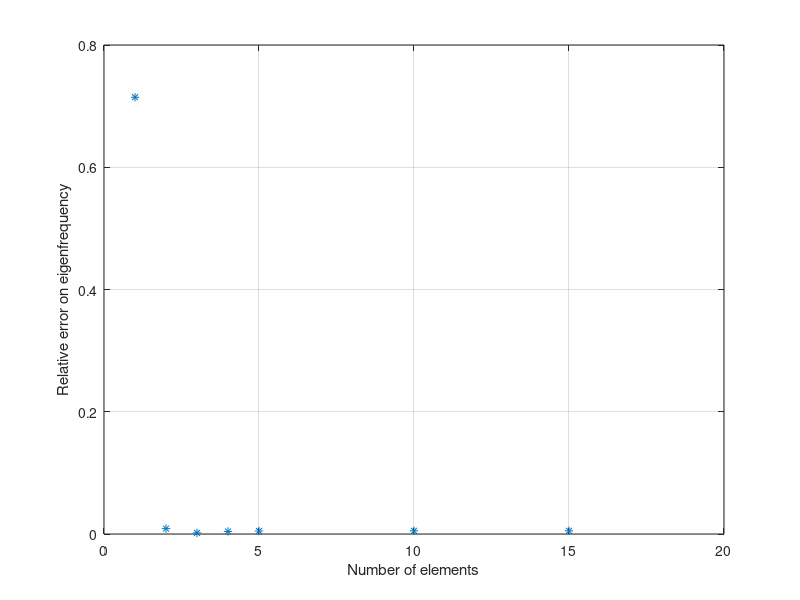

Source code (MATLAB):
file = fopen('freq.txt','r');
fid = fscanf(file,'%f',[8,8]);
fclose(file);

exact = fid(1,:);
elem1 = fid(2,:);
elem2 = fid(3,:);
elem3 = fid(4,:);
elem4 = fid(5,:);
elem5 = fid(6,:);
elem10 = fid(7,:);
elem15 = fid(8,:);

i = 8;

e = exact(i);
mode1(1) = abs(e-elem1(i))/e;
mode1(2) = abs(e-elem2(i))/e;
mode1(3) = abs(e-elem3(i))/e;
mode1(4) = abs(e-elem4(i))/e;
mode1(5) = abs(e-elem5(i))/e;
mode1(6) = abs(e-elem10(i))/e;
mode1(7) = abs(e-elem15(i))/e;

plotArray = [1, mode1(1); 2, mode1(2); 3, mode1(3); 4, mode1(4); 5, mode1(5); 10, mode1(6);15, mode1(7)];
plot(plotArray(:,1), plotArray(:,2),'*'); grid on;

xlabel('Number of elements'); ylabel('Relative error on eigenfrequency');